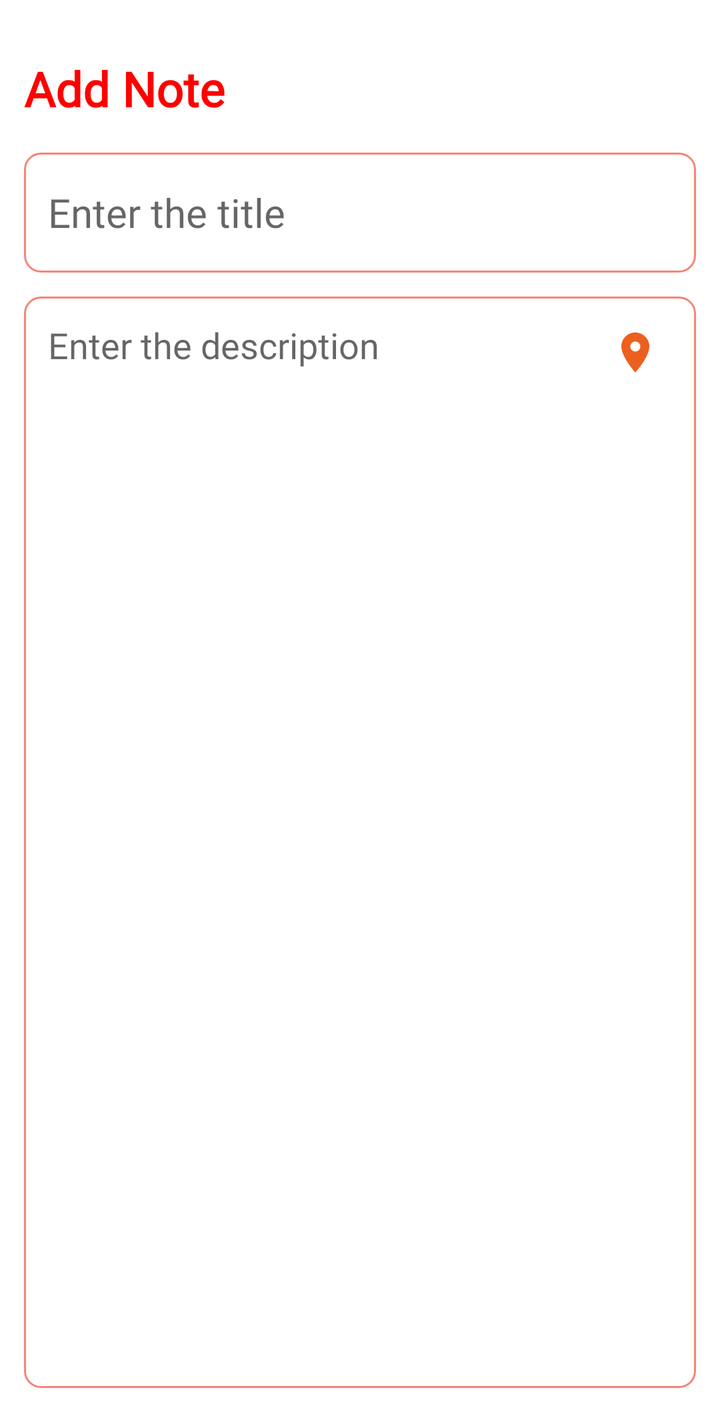
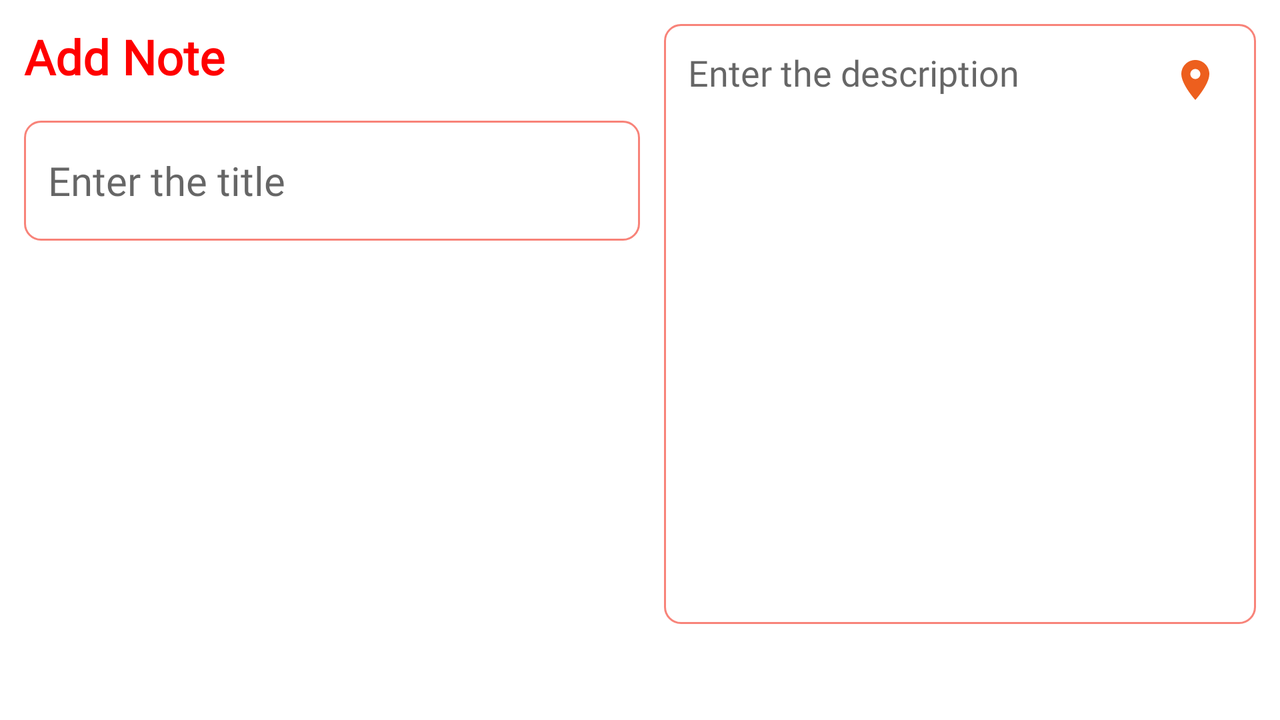

An Android layout and its configuration variant, each rendered on a device that would load it. The default file and the variant file are quoted in full after the pictures.
<!-- AndroidManifest.xml: application theme Theme.NotesApp -->
<!-- res/layout/fragment_add_note.xml -->
<?xml version="1.0" encoding="utf-8"?>
<layout
    xmlns:android="http://schemas.android.com/apk/res/android"
    xmlns:tools="http://schemas.android.com/tools"
    xmlns:app="http://schemas.android.com/apk/res-auto">

    <ScrollView
        android:layout_width="match_parent"
        android:layout_height="match_parent"
        android:fillViewport="true">

        <RelativeLayout
            android:layout_width="match_parent"
            android:layout_height="wrap_content"
            tools:context=".AddNoteFragment"
            android:padding="12dp">

            
            <TextView
                android:id="@+id/addNoteHeading"
                android:layout_width="wrap_content"
                android:layout_height="wrap_content"
                android:layout_alignParentTop="true"
                android:layout_marginTop="16dp"
                android:fontFamily="@font/poppins"
                android:text="@string/add_note"
                android:textStyle="bold"
                android:textColor="@color/red"
                android:textSize="24sp" />

            
            <EditText
                android:id="@+id/addNoteTitle"
                android:layout_width="match_parent"
                android:layout_height="60dp"
                android:layout_below="@id/addNoteHeading"
                android:layout_marginTop="16dp"
                android:background="@drawable/pinkborder"
                android:fontFamily="@font/poppins"
                android:hint="@string/enter_the_title"
                android:maxLines="1"
                android:padding="12dp"
                android:textSize="20sp" />

            
            <EditText
                android:id="@+id/addNoteDesc"
                android:layout_width="389dp"
                android:layout_height="546dp"
                android:layout_below="@id/addNoteTitle"
                android:layout_marginTop="12dp"
                android:autoLink="web"
                android:background="@drawable/pinkborder"
                android:fontFamily="@font/poppins"
                android:gravity="top"
                android:hint="@string/enter_the_description"
                android:linksClickable="true"
                android:padding="12dp"
                android:textSize="18sp" />

            
            <ImageButton
                android:id="@+id/locationButton"
                android:layout_width="53dp"
                android:layout_height="48dp"
                android:layout_alignTop="@id/addNoteDesc"
                android:layout_alignEnd="@id/addNoteDesc"
                android:layout_margin="4dp"
                android:background="?attr/selectableItemBackgroundBorderless"
                android:contentDescription="@string/enter_location"
                android:padding="4dp"
                android:src="@drawable/baseline_location_on_24" />

        </RelativeLayout>
    </ScrollView>
</layout>
<!-- resources referenced by this layout -->
<resources>
  <color name="red">#F00</color>
  <!-- drawable baseline_location_on_24 (drawable) -->
  <vector xmlns:android="http://schemas.android.com/apk/res/android" android:height="24dp" android:tint="#ED5F1E" android:viewportHeight="24" android:viewportWidth="24" android:width="24dp">
        
      <path android:fillColor="@android:color/white" android:pathData="M12,2C8.13,2 5,5.13 5,9c0,5.25 7,13 7,13s7,-7.75 7,-13c0,-3.87 -3.13,-7 -7,-7zM12,11.5c-1.38,0 -2.5,-1.12 -2.5,-2.5s1.12,-2.5 2.5,-2.5 2.5,1.12 2.5,2.5 -1.12,2.5 -2.5,2.5z"/>
      
  </vector>
  <!-- drawable pinkborder (drawable) -->
  <?xml version="1.0" encoding="utf-8"?>
  <shape xmlns:android="http://schemas.android.com/apk/res/android"
      android:shape="rectangle">
  
      <stroke
          android:width="1dp"
          android:color="@color/pink"/>
      <corners
          android:radius="8dp"/>
  
  </shape>
  <string name="add_note">Add Note</string>
  <string name="enter_location">Enter Location</string>
  <string name="enter_the_description">Enter the description</string>
  <string name="enter_the_title">Enter the title</string>
  <style name="Theme.NotesApp" parent="Base.Theme.NotesApp" />
  <color name="pink">#F88379</color>
  <style name="Base.Theme.NotesApp" parent="Theme.MaterialComponents.DayNight.DarkActionBar">
          
          <item name="colorPrimary">@color/pink</item>
          <item name="colorPrimaryVariant">@color/pink</item>
          <item name="colorOnPrimary">@color/white</item>
          
          <item name="colorSecondary">@color/pink</item>
          <item name="colorSecondaryVariant">@color/pink</item>
          <item name="colorOnSecondary">@color/black</item>
          
          <item name="android:statusBarColor">?attr/colorPrimaryVariant</item>
      </style>
  <color name="white">#FFFFFFFF</color>
  <color name="black">#FF000000</color>
</resources>
<!-- res/layout-land/fragment_add_note.xml (the repository's variant of the layout above) -->
<!-- drawn on the phone turned sideways -->
<?xml version="1.0" encoding="utf-8"?>
<layout xmlns:android="http://schemas.android.com/apk/res/android"
    xmlns:tools="http://schemas.android.com/tools"
    xmlns:app="http://schemas.android.com/apk/res-auto">

    <ScrollView
        android:layout_width="match_parent"
        android:layout_height="match_parent"
        android:fillViewport="true">

        <LinearLayout
            android:layout_width="match_parent"
            android:layout_height="wrap_content"
            android:orientation="horizontal"
            android:padding="12dp"
            tools:context=".AddNoteFragment">

            
            <LinearLayout
                android:layout_width="0dp"
                android:layout_height="wrap_content"
                android:layout_weight="1"
                android:orientation="vertical">

                <TextView
                    android:id="@+id/addNoteHeading"
                    android:layout_width="wrap_content"
                    android:layout_height="wrap_content"
                    android:fontFamily="@font/poppins"
                    android:text="@string/add_note"
                    android:textStyle="bold"
                    android:textColor="@color/red"
                    android:textSize="24sp"
                    android:layout_marginBottom="16dp" />

                <EditText
                    android:id="@+id/addNoteTitle"
                    android:layout_width="match_parent"
                    android:layout_height="60dp"
                    android:background="@drawable/pinkborder"
                    android:fontFamily="@font/poppins"
                    android:hint="@string/enter_the_title"
                    android:maxLines="1"
                    android:padding="12dp"
                    android:textSize="20sp" />
            </LinearLayout>

            
            <RelativeLayout
                android:layout_width="0dp"
                android:layout_height="wrap_content"
                android:layout_weight="1">

                <EditText
                    android:id="@+id/addNoteDesc"
                    android:layout_width="match_parent"
                    android:layout_height="300dp"
                    android:layout_marginStart="12dp"
                    android:autoLink="web"
                    android:background="@drawable/pinkborder"
                    android:fontFamily="@font/poppins"
                    android:gravity="top"
                    android:hint="@string/enter_the_description"
                    android:linksClickable="true"
                    android:padding="12dp"
                    android:textSize="18sp" />

                <ImageButton
                    android:id="@+id/locationButton"
                    android:layout_width="53dp"
                    android:layout_height="48dp"
                    android:layout_alignTop="@id/addNoteDesc"
                    android:layout_alignEnd="@id/addNoteDesc"
                    android:layout_margin="4dp"
                    android:background="?attr/selectableItemBackgroundBorderless"
                    android:contentDescription="@string/enter_location"
                    android:padding="4dp"
                    android:src="@drawable/baseline_location_on_24" />
            </RelativeLayout>
        </LinearLayout>
    </ScrollView>
</layout>
